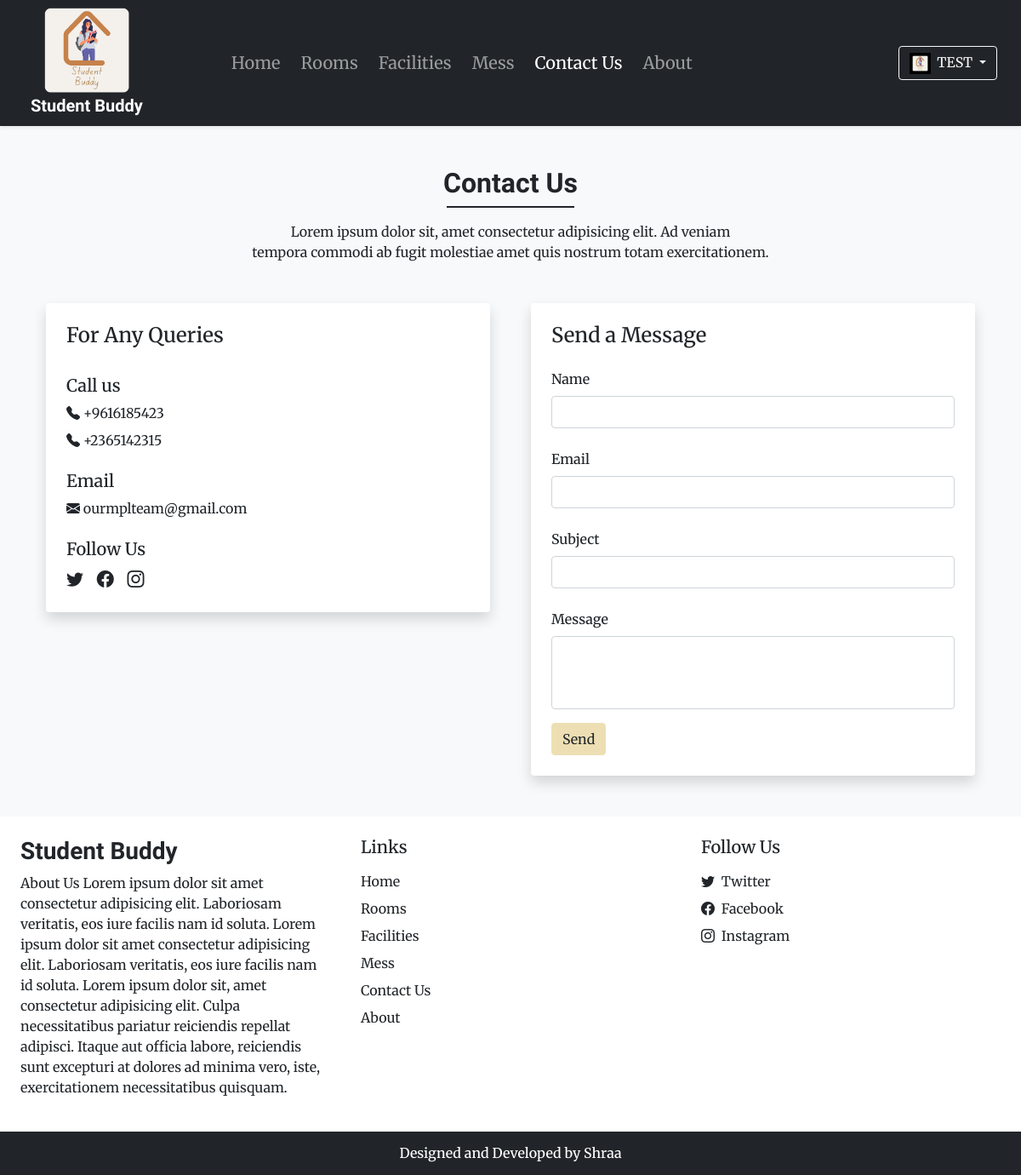
Page /contact.php (signed in) on the committed database.
### tables this page shows
CREATE TABLE `settings` (
  `sr_no` int(11) NOT NULL,
  `site_title` varchar(50) NOT NULL,
  `site_about` varchar(250) NOT NULL,
  `shutdown` tinyint(1) DEFAULT NULL
);

CREATE TABLE `contact_details` (
  `sr_no` int(11) NOT NULL,
  `pn1` bigint(20) NOT NULL,
  `pn2` bigint(20) NOT NULL,
  `email` varchar(100) NOT NULL,
  `fb` varchar(100) NOT NULL,
  `insta` varchar(100) NOT NULL,
  `tw` varchar(100) NOT NULL
);

### admin/include/db_config.php (called while the page is built, shortened)
<?php
    function select ($sql, $values, $datatypes)
    {
        $con = $GLOBALS['con'];
        if($stmt = mysqli_prepare($con, $sql))
        {
            mysqli_stmt_bind_param($stmt,$datatypes,...$values);
            if (mysqli_stmt_execute($stmt))
            {
                $res = mysqli_stmt_get_result($stmt);
                return $res;
            }
            else{
                mysqli_stmt_close($stmt);
                die("Query cannot be executed - Select");
            }
        }
        else{
            die("Query cannot be prepared - Select");
        }
    }
?>

### contact.php (the view, shortened to what this page needs)
<!DOCTYPE html>
<html lang="en">
<head>
    <?php require('include/links.php')?>
</head>
<body class="bg-light">
    <?php require('include/header.php') ?>
    <div class="my-5 px-4">
        <h2 class="fw-bold font2 text-center">Contact Us</h2>
        <div class="line1 bg-dark"></div>
        <p class="text-center mt-3">
            Lorem ipsum dolor sit, amet consectetur adipisicing
            elit. Ad veniam <br> tempora commodi ab fugit
            molestiae amet quis nostrum totam exercitationem.
        </p>
    </div>
    <div class="container">
        <div class="row">
            <div class="col-lg-6 col-md-6 mb-5 px-4">
                <div class="bg-white rounded shadow p-4">
                    <h4 class="d-inline-block"> For Any Queries</h4>
                    <h5 class="mt-4">Call us</h5>
                    <a href="tel: +<?php echo $contact_r['pn1']?>" class="d-inline-block mb-2 text-decoration-none text-dark">
                        <i class="bi bi-telephone-fill"></i> +<?php echo $contact_r['pn1']?>
                    </a>
                    <br>
                    <?php
                        if($contact_r['pn2']!= '')
                        {
                            echo<<<data
                                <a href="tel: +$contact_r[pn2]" class="d-inline-block text-decoration-none text-dark">
                                    <i class="bi bi-telephone-fill"></i> +$contact_r[pn2]
                                </a>
                            data;
                        }
                    ?>
                    <h5 class="mt-4">Email</h5>
                    <a href="maitto: <?php echo $contact_r['email']?>" class="d-inline-block text-decoration-none text-dark">
                        <i class="bi bi-envelope-fill"></i> <?php echo $contact_r['email']?>
                    </a>
                    <h5 class="mt-4">Follow Us</h5>
                    <?php
                        if($contact_r['tw']!= '')
                        {
                            echo<<<data
                            <a href="$contact_r[tw]" class="d-inline-block text-dark fs-5 me-2">
                                <i class="bi bi-twitter me-1"></i>
                            </a>
                            data;
                        }
                    ?>
                    <a href="<?php echo $contact_r['fb']?>" class="d-inline-block text-dark fs-5 me-2">
                        <i class="bi bi-facebook me-1"></i>
                    </a>
                    <a href="<?php echo $contact_r['insta']?>" class="d-inline-block text-dark fs-5">
                        <i class="bi bi-instagram"></i>
                    </a>
                </div>
            </div>
            <div class="col-lg-6 col-md-6 px-4">
                <div class="bg-white rounded shadow p-4">
                    <form method="POST">
                        <h4>Send a Message</h4>
                        <div class="mt-4">
                            <label class="form-label" style="font-weight: 500;">Name</label>
                            <input name="name" required type="text" class="form-control shadow-none">
                        </div>
                        <div class="mt-4">
                            <label class="form-label" style="font-weight: 500;">Email</label>
                            <input name="email" required type="email" class="form-control shadow-none">
                        </div>
                        <div class="mt-4">
                            <label class="form-label" style="font-weight: 500;">Subject</label>
                            <input name="subject" required type="text" class="form-control shadow-none">
                        </div>
                        <div class="mt-4">
                            <label class="form-label" style="font-weight: 500;">Message</label>
                            <textarea name="message" required class="form-control shadow-none"  rows="3" style="resize: none;"></textarea>
                        </div>
                        <button type="submit" name="send" class="btn custom-color mt-3">Send</button>
                    </form>
                </div>
            </div>
        </div>
    </div>
    <?php require('include/footer.php') ?>
</body>
</html>

### include/header.php (shortened to what this page needs)
<nav id="nav-bar" class="navbar navbar-expand-lg navbar-dark bg-dark px-lg-3 py-lg-1 shadow-sm sticky-top">
    <div class="container-fluid">
        <a class="navbar-brand fw-bold me-5 ms-2" href="index.php">
            <img src="Images\Logo\Student Buddy_logo.png" alt="Logo" width="100" height="100" class="d-block ms-3">
            <span style="margin-left: 0px ;" class="font2"><?php echo $settings_r['site_title']?></span>
        </a>
        <div class="collapse navbar-collapse fs-5 ms-5" id="navbarSupportedContent">
            <ul class="navbar-nav me-auto mb-2 mb-lg-0">
                <li class="nav-item">
                    <a class="nav-link me-2" aria-current="page" href="index.php">Home</a>
                </li>
                <li class="nav-item">
                    <a class="nav-link me-2" aria-current="page" href="rooms.php">Rooms</a>
                </li>
                <li class="nav-item">
                    <a class="nav-link me-2" aria-current="page" href="facilities.php">Facilities</a>
                </li>
                <li class="nav-item">
                    <a class="nav-link me-2" aria-current="page" href="mess.php">Mess</a>
                </li>
                <li class="nav-item">
                    <a class="nav-link me-2" aria-current="page" href="contact.php">Contact Us</a>
                </li>
                <li class="nav-item">
                    <a class="nav-link" aria-current="page" href="about.php">About</a>
                </li>
            </ul>
            <div class="d-flex text-dark">
<?php
                    if(isset($_SESSION['login']) && $_SESSION['login'] == true)
                    {
                        $path = USERS_IMG_PATH;
                        echo<<<data
                            <div class="btn-group">
                                <button type="button" class="btn btn-outline-light shadow-none dropdown-toggle" data-bs-toggle="dropdown" data-bs-display="static" aria-expanded="false">
                                    <img src="$path$_SESSION[uPic]" style="width : 25px; height : 25px;" class="me-1 text-dark bg-light"></img>
                                    $_SESSION[uName]
                                </button>
                                <ul class="dropdown-menu dropdown-menu-lg-end">
                                <!-- <li><a class="dropdown-item" href="profile.php">Profile</a></li>
                                <li><a class="dropdown-item" href="bookings.php">Bookings</a></li> -->
                                <li><a class="dropdown-item" href="logout.php">Logout</a></li>
                                </ul>
                            </div>
data;
                    }
                ?>
            </div>
        </div>
    </div>
</nav>

### include/footer.php (shortened to what this page needs)
<div class="container-fluid bg-white mt-5">
    <div class="row">
        <div class="col-lg-4 p-4">
            <h3 class="font2 fw-bold fs-3 mb-2"><?php echo $settings_r['site_title']?></h3>
            <p>
            <?php echo $settings_r['site_about']?>
                Lorem ipsum dolor sit, amet consectetur adipisicing elit.
                Culpa necessitatibus pariatur reiciendis repellat adipisci.
                Itaque aut officia labore, reiciendis sunt excepturi at dolores ad minima vero, iste,
                exercitationem necessitatibus quisquam.
            </p>
        </div>
        <div class="col-lg-4 p-4">
            <h5 class="mb-3">Links</h5>
            <a href="index.php" class="d-inline-block mb-2 text-dark text-decoration-none">Home</a><br>
            <a href="rooms.php" class="d-inline-block mb-2 text-dark text-decoration-none">Rooms</a><br>
            <a href="facilities.php" class="d-inline-block mb-2 text-dark text-decoration-none">Facilities</a><br>
            <a href="mess.php" class="d-inline-block mb-2 text-dark text-decoration-none">Mess</a><br>
            <a href="contact.php" class="d-inline-block mb-2 text-dark text-decoration-none">Contact Us</a><br>
            <a href="about.php" class="d-inline-block mb-2 text-dark text-decoration-none">About</a><br>
        </div>
        <div class="col-lg-4 p-4">
            <h5 class="mb-3">Follow Us</h5>
            <?php
                if($contact_r['tw'] != '')
                {
                    echo<<<data
                    <a href="$contact_r[tw]" class="d-inline-block mb-2 text-dark text-decoration-none">
                        <i class="bi bi-twitter me-1"></i> Twitter
                    </a><br>
                    data;
                }
            ?>
            <a href="<?php echo $contact_r['fb'] ?>" class="d-inline-block mb-2 text-dark text-decoration-none">
                <i class="bi bi-facebook me-1"></i> Facebook
            </a><br>
            <a href="<?php echo $contact_r['insta'] ?>" class="d-inline-block text-dark text-decoration-none">
                <i class="bi bi-instagram me-1"></i> Instagram
            </a><br>
        </div>
    </div>
</div>
<h6 class="text-center bg-dark text-white p-3 m-0">Designed and Developed by Shraa</h6>

### CSS/common.css (style rules this page uses)
:root { --lightBrown: #EDDFB3; --lightBrown_hover: #CA955C; }
* { font-family: 'Merriweather', serif; }
.font2 { font-family: 'Merienda', cursive; }
.custom-color { background-color: var(--lightBrown); border: 1px solid var(--lightBrown); }
.line1 { width: 150px; height: 2px; margin: 0 auto; }

### rows in the picture
settings: site_title "Student Buddy", site_about "About Us Lorem ipsum dolor sit amet consectetur adipisicing elit. Laboriosam veritatis, eos iure facilis nam id soluta. Lorem ipsum dolor sit amet consectetur adipisicing elit. Laboriosam veritatis, eos iure facilis nam id soluta."
contact_details: pn1 "9616185423", pn2 "2365142315", email "ourmplteam@gmail.com"

### other values in the picture
$_SESSION[uName] "TEST"
